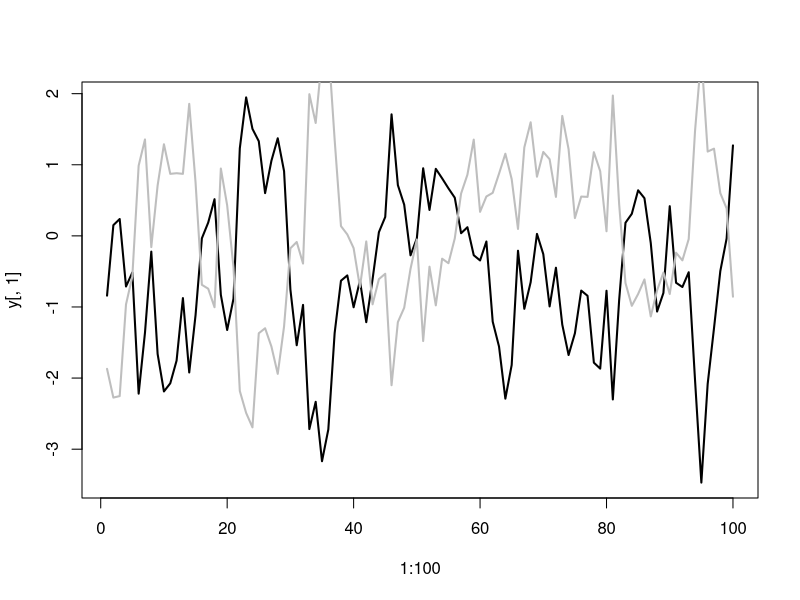

This chart was generated by the following R code: (Note: this script raises an error after producing the figure.)
require(MASS)
require(MASS)
#matrix of autocorrelation terms 
rho <- matrix(c(0.8,0,0,0.8),nrow=2,byrow=T) # used to be 0.8 and 0.8
# Create variance covariance matrix
Sigma <- matrix(0, nrow=2, ncol=2)
diag(Sigma) <- c(0.6,0.6) # These are the sigma values used for anchovy and sardine in chapter 3

Sigma[1,2]<- -0.75 * Sigma[1,1]  # Add some negative correlation between the two time series
Sigma[2,1]<- -0.75 * Sigma[1,1]

# calculate variance of AR(1)
# beta is the kroneker product of the rho matrix 
beta <- rho  %x% rho
I <- matrix(0,nrow=nrow(beta),ncol=ncol(beta))
diag(I)<-1
Omega <- matrix(solve((I-beta)) %*% as.vector(Sigma) , 
                nrow=2, 
                ncol =2, 
                byrow = F)
# Omega is the variance covariance of Y's

# Set up simulation
par(mfrow=c(1,1))
nyears <- 100
y <- matrix(NA, nrow = 100, ncol=2)
# get first year
for (i in 1:2) y[1,i] <- rnorm(1,0,Omega)
eps <- mvrnorm(n = 100,mu = c(0,0), Sigma = Sigma)

# loop through years
for (i in 2:100) {
  eta.t1 <- y[i-1,]
  eta.t <- diag(rho) * eta.t1 + eps[i,]
  y[i,]<- eta.t
}

test <- y

plot(1:100,y[,1], type = "l", lwd = 2, col = "black")
lines(1:100, y[,2], type = "l", lwd = 2, col = "gray")



# MARSS covariance --------------------------------------------------------

# Test whether CIs for variance should be from within the same time series or between different ones.

within <- between <- vector(length = 100)
true.covar <- seq(-1,1,length.out = 100)

set.seed(123)
years.of.data <- 40 # How many years of data you have

for(i in 1:100){ 
  Sigma <- matrix(0, nrow=2, ncol=2)
  diag(Sigma) <- c(0.6,0.6) # These are the sigma values used for anchovy and sardine in chapter 3
  
  Sigma[1,2]<- true.covar[i] * Sigma[1,1]  # Add some negative correlation between the two time series
  Sigma[2,1]<- true.covar[i] * Sigma[1,1]
  
  # calculate variance of AR(1)
  # beta is the kroneker product of the rho matrix 
  beta <- rho  %x% rho
  I <- matrix(0,nrow=nrow(beta),ncol=ncol(beta))
  diag(I)<-1
  Omega <- matrix(solve((I-beta)) %*% as.vector(Sigma) , 
                  nrow=2, 
                  ncol =2, 
                  byrow = F)
  y <- matrix(NA, nrow = 100, ncol=2)
  # get first year
  for (i in 1:2) y[1,i] <- rnorm(1,0,Omega)
  eps <- mvrnorm(n = 100,mu = c(0,0), Sigma = Sigma)
  
  # loop through years
  for (i in 2:100) {
    eta.t1 <- y[i-1,]
    eta.t <- diag(rho) * eta.t1 + eps[i,]
    y[i,]<- eta.t
  }
  test <- y[1:years.of.data,] 
  MAR.obj <- rbind(test[,1],test[,2])    #Landings are log transformed
  model.sa=list()
  model.sa$Q="unconstrained"
  kem.sa = MARSS(MAR.obj, model=model.sa, control=list(maxit=1000),silent = TRUE) 
  covariance = kem.sa$par$Q[2]
  correlation = covariance / (sqrt(kem.sa$par$Q[3]) * sqrt(kem.sa$par$Q[1]))
  between[i] <- covariance # estimated covariance from one simulation
}

# Within
for (i in 1:100){
  Sigma <- matrix(0, nrow=2, ncol=2)
  diag(Sigma) <- c(0.6,0.6) # These are the sigma values used for anchovy and sardine in chapter 3
  
  Sigma[1,2]<- true.covar[i] * Sigma[1,1]  # Add some negative correlation between the two time series
  Sigma[2,1]<- true.covar[i] * Sigma[1,1]
  
  # calculate variance of AR(1)
  # beta is the kroneker product of the rho matrix 
  beta <- rho  %x% rho
  I <- matrix(0,nrow=nrow(beta),ncol=ncol(beta))
  diag(I)<-1
  Omega <- matrix(solve((I-beta)) %*% as.vector(Sigma) , 
                  nrow=2, 
                  ncol =2, 
                  byrow = F)
  # Omega is the variance covariance of Y's
  
  # Set up simulation
  par(mfrow=c(1,1))
  nyears <- 100
  y <- matrix(NA, nrow = 100, ncol=2)
  # get first year
  for (i in 1:2) y[1,i] <- rnorm(1,0,Omega)
  eps <- mvrnorm(n = 100,mu = c(0,0), Sigma = Sigma)
  
  # loop through years
  for (i in 2:100) {
    eta.t1 <- y[i-1,]
    eta.t <- diag(rho) * eta.t1 + eps[i,]
    y[i,]<- eta.t
  }
  
  test <- y
}






      #kem.sa.CIs = MARSSparamCIs(kem.sa,method="parametric",nboot=200) # if you want to get confidence intervals for covariance estimates
      #print(kem.sa.CIs)





# Wavelet test ------------------------------------------------------------
# Currently this doesn't work for the simulated time series-- not sure why yet
x <- test[,1]
y <- test[,2]
w = mvcwt(x, y, min.scale = 1, max.scale = 20)
mr = wmr(w)

image(mr, reset.par = FALSE)
contour(mr, bound = NA, add = TRUE)

# Scale: <5 yr    
ind <- which(mr$y < 5)
trim.z <- mr$z[nrow(mr$z)-ind,,1]
hist(trim.z,xlim=c(0,1),col=var.color,border=var.color,
     probability = T,main='',xaxt='n',xlab="",ylab="") 
text(tx,1,"<5 yr")

# Scale: 5-10 yr
ind2 <- which(mr$y > 5 & mr$y < 10)
trim.z2 <- mr$z[nrow(mr$z)-ind2,,1]
hist(trim.z2,xlim=c(0,1),col=var.color,border=var.color,
     probability = T,main='',xaxt='n',xlab="")
text(tx,1,"5-10 yr")

#Scale: 10+ yr
ind3 <- which(mr$y > 10)
trim.z3 <- mr$z[nrow(mr$z)-ind3,,1]
if(all(is.na(trim.z3))){plot.new()}else{
  hist(trim.z3,xlim=c(0,1),col=var.color,border=var.color,
       probability = T,main='',
       xlab="Degree of synchrony",xaxt='n',ylab="")
  text(tx,1,"10+ yr")
  axis(1,at=c(0,0.5,1.0), labels=c(0,0.5,1.0))}
